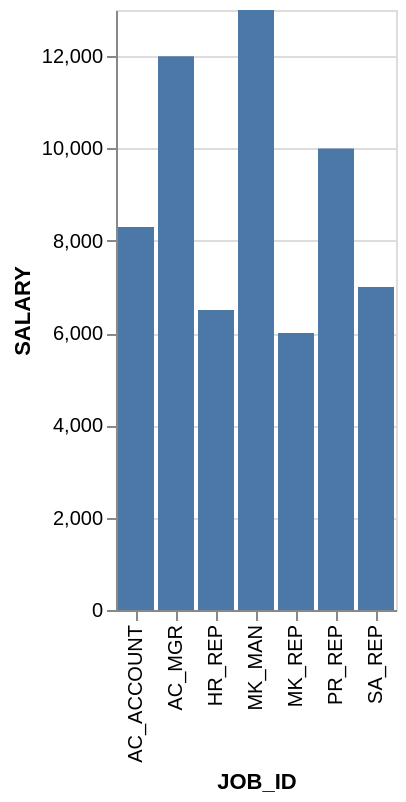

The specification (Vega-Lite) saved for this image:
### Vega-Lite specification from a JSON file in a GitHub repository (floating-point values rounded to 4 significant figures)
{"data": {"values": [{"x_data": "SA_REP", "y_data": 7000}, {"x_data": "MK_MAN", "y_data": 13000}, {"x_data": "MK_REP", "y_data": 6000}, {"x_data": "HR_REP", "y_data": 6500}, {"x_data": "PR_REP", "y_data": 10000}, {"x_data": "AC_MGR", "y_data": 12000}, {"x_data": "AC_ACCOUNT", "y_data": 8300}]}, "mark": "bar", "encoding": {"x": {"field": "x_data", "type": "nominal", "title": "JOB_ID", "sort": "ascending"}, "y": {"field": "y_data", "type": "quantitative", "title": "SALARY"}}}
